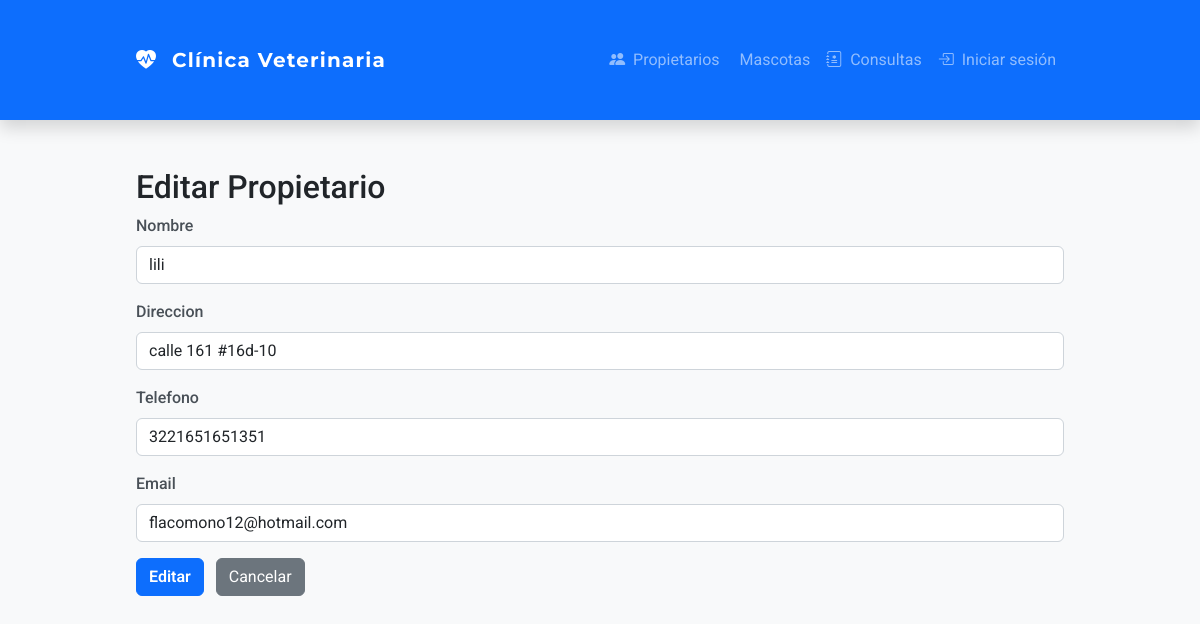
Screenshot of /propietarios/editar/3/ with the database file from the repository.
### historialApp/models.py (models this page shows, shortened)
class Propietario(models.Model):
    nombre = models.CharField(max_length=100)
    direccion = models.TextField()
    telefono = models.CharField(max_length=15)
    email = models.EmailField()

### historialApp/views.py (the view)
# urls.py: path('propietarios/editar/<int:id>/', views.editar_propietario, name='editar_propietario'),
def editar_propietario(request, id):
    propietario = get_object_or_404(Propietario, id=id)
    if request.method == 'POST':
        form = PropietarioForm(request.POST, instance=propietario)
        if form.is_valid():
            form.save()
            return redirect('lista_propietarios')
    else:
        form = PropietarioForm(instance=propietario)
    return render(request, 'historialApp/form_propietario.html', {'form': form, 'accion': 'Editar'})

### historialApp/forms.py
class PropietarioForm(forms.ModelForm):
    class Meta:
        model = Propietario
        fields = ['nombre', 'direccion', 'telefono', 'email']
        widgets = {
            'nombre': forms.TextInput(attrs={'class': 'form-control'}),
            'direccion': forms.TextInput(attrs={'class': 'form-control'}),
            'telefono': forms.TextInput(attrs={'class': 'form-control'}),
            'email': forms.EmailInput(attrs={'class': 'form-control'}),
        }

### historialApp/templates/historialApp/form_propietario.html (shortened to what this page needs)
{% extends 'historialApp/base.html' %}
{% block content %}
  <h2>{{ accion }} Propietario</h2>
  <form method="post" novalidate>
    {% for field in form %}
      <div class="mb-3">
        <label for="{{ field.id_for_label }}" class="form-label">{{ field.label }}</label>
        {{ field }}
      </div>
    {% endfor %}
    <button type="submit" class="btn btn-primary">{{ accion }}</button>
    <a href="{% url 'lista_propietarios' %}" class="btn btn-secondary ms-2">Cancelar</a>
  </form>
{% endblock %}

### historialApp/static/css/estilo.css (style rules this page uses)
* { box-sizing: border-box; }
body { font-family: 'Segoe UI', Tahoma, Geneva, Verdana, sans-serif; background-color: #f8f9fa; margin: 0; padding: 0; color: #212529; }
form { width: 100%; }
.mb-3 { margin-bottom: 1rem; }
label.form-label { display: block; margin-bottom: 0.5rem; font-weight: 500; color: #495057; }
input[type="text"], input[type="email"], input[type="date"], input[type="number"], select, textarea { display: block; width: 100%; padding: 0.375rem 0.75rem; font-size: 1rem; font-weight: 400; line-height: 1.5; color: #212529; background-color: #fff; background-clip: padding-box; border: 1px solid #ced4da; border-radius: 0.375rem; transition: border-color 0.15s ease-in-out, box-shadow 0.15s ease-in-out; }
button.btn { display: inline-block; font-weight: 600; color: #fff; text-align: center; vertical-align: middle; cursor: pointer; background-color: #0d6efd; border: 1px solid #0d6efd; padding: 0.375rem 0.75rem; font-size: 1rem; border-radius: 0.375rem; transition: background-color 0.15s ease-in-out, border-color 0.15s ease-in-out; user-select: none; }
.d-flex { display: flex !important; }

### historialApp/templates/historialApp/base.html (style rules this page uses)
body { font-family: 'Roboto', sans-serif; background: #f8f9fa; }

### rows the page displays
Propietario: form "lili" "calle 161 #16d-10" "3221651651351" "flacomono12@hotmail.com"

### other values shown
{{ accion }} "Editar"
{{ field.label }} "Nombre" "Direccion" "Telefono" "Email"
